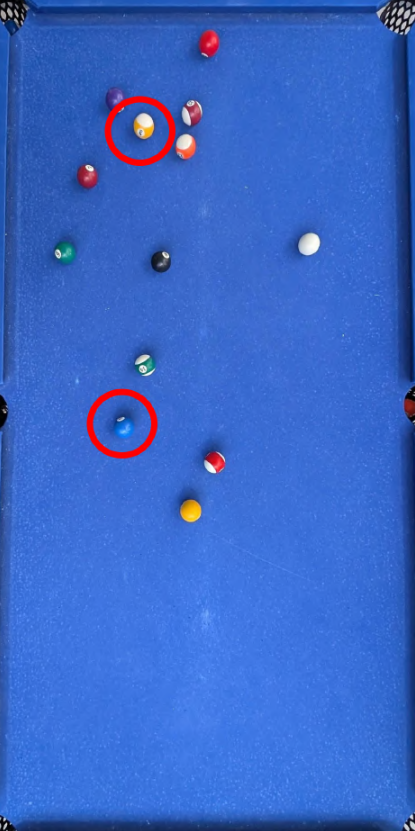
#> input picture img/HSV_lewe.png, 415 x 831 px
$ python -i transform.py   (imports and definitions only)
#> lines starting #> are read from the running program, lines starting #| are printed output that depends on the picture
#> further down, picture is the input picture: shape (831, 415, 3); mean B, G, R 198.9, 102.9, 57.7
import cv2 as cv
import numpy as np
import math
from PIL import Image
import pillow_heif

#### Transform ####
# img      - input image (required)
# res_w    - output width (default 1000)
# res_h    - output height (default 2000)
# returns the transformed image in BGR format ready for analysis
def transform(img, res_w=1000, res_h=2000):
#> called with res_w = 1000, res_h = 2000
    print("-----[Transform Photo]-----")

    # Check if image is valid
    if img is None:
        raise Exception("[TRANSFORM] Invalid image")
    print("[TRANSFORM] Image loaded")

    height, width = img.shape[:2]
#> height = 831; width = 415

    # Rotate image if it is landscape
    if width > height:
        img = cv.rotate(img, cv.ROTATE_90_CLOCKWISE)
        height, width = width, height

    # Convert to grayscale and extract edges
    gray = cv.cvtColor(img, cv.COLOR_BGR2GRAY)
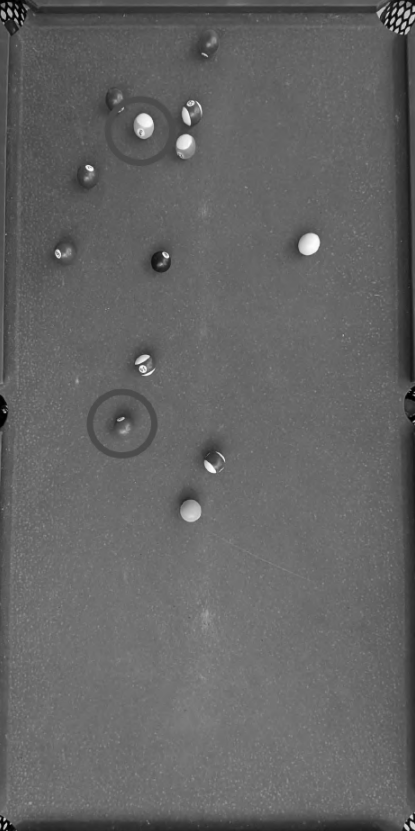
#> gray: shape (831, 415); min 0, max 253, mean 100.3
    blurred = cv.GaussianBlur(gray, (7, 7), 0)
    edges = cv.Canny(blurred, 170, 200)
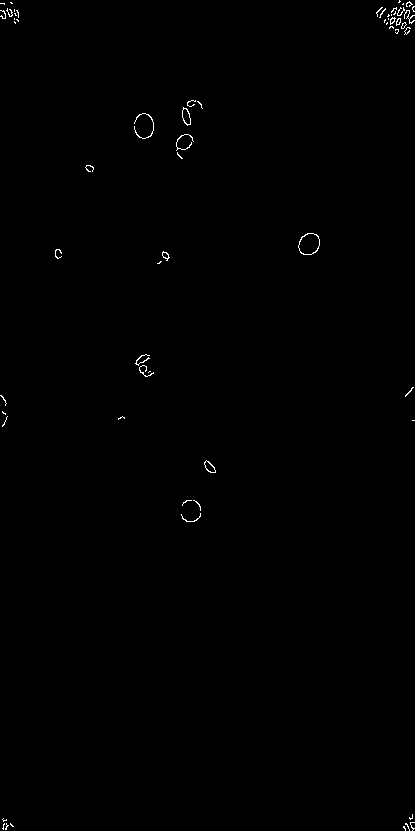
#> edges: shape (831, 415); 0.31% white in thin lines or dots

    # Detect circles (pockets) using Hough Transform
    circles = cv.HoughCircles(edges,
                              cv.HOUGH_GRADIENT,
                              dp=1.6,
                              minDist=500,
                              param1=30,
                              param2=30,
                              minRadius=70,
                              maxRadius=100)
#> circles = None

    if circles is None:
#> (the run stopped early here; a loop or call above may not have finished)

$ run again, on img/HSV_prawe.png
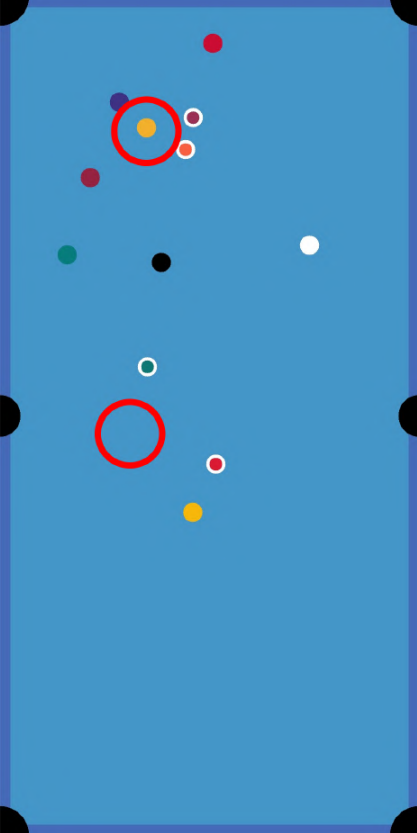
#> input picture img/HSV_prawe.png, 417 x 833 px
#> picture is the input picture: shape (833, 417, 3); mean B, G, R 194.7, 144.6, 69.6
#> in transform, `gray = cv.cvtColor(img, cv.COLOR_BGR2GRAY)`:
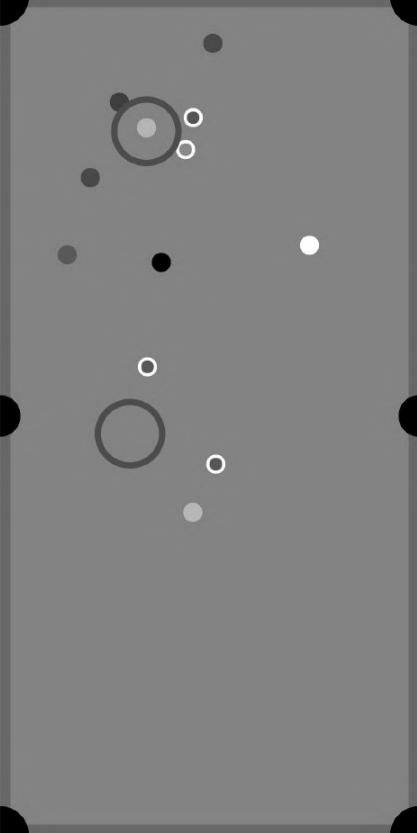
#> gray: shape (833, 417); min 0, max 255, mean 127.8
#> in transform, `edges = cv.Canny(blurred, 170, 200)`:
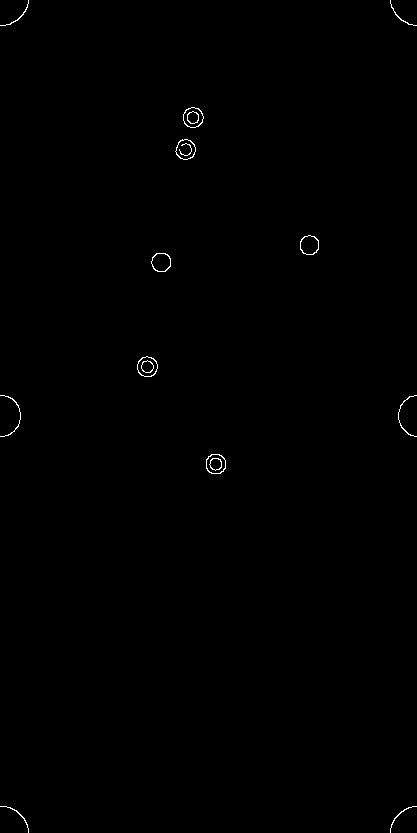
#> edges: shape (833, 417); 0.27% white in thin lines or dots
#> circles = None

$ run again, on img/dol.png
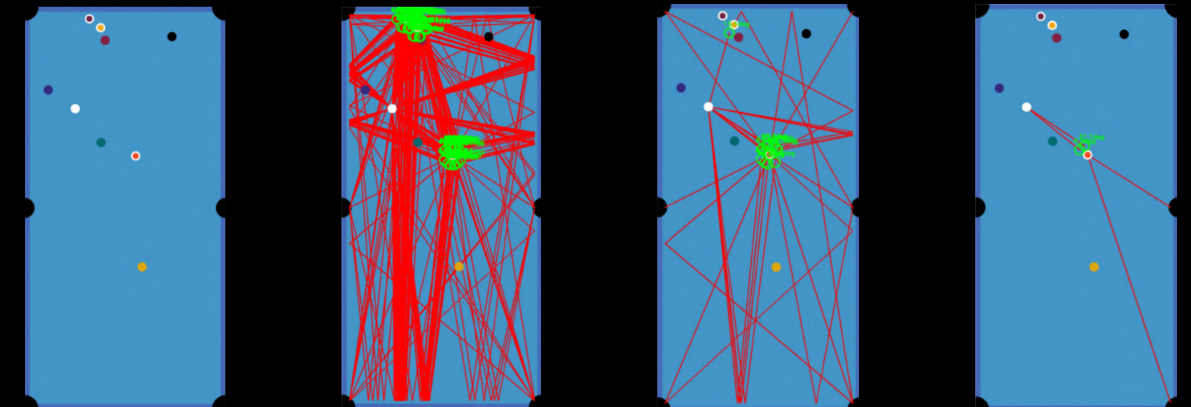
#> input picture img/dol.png, 4763 x 1625 px (shown at 1/4 size)
#> picture is the input picture: shape (1625, 4763, 3); mean B, G, R 114.6, 86.6, 57.8
#> in transform, `gray = cv.cvtColor(img, cv.COLOR_BGR2GRAY)`:
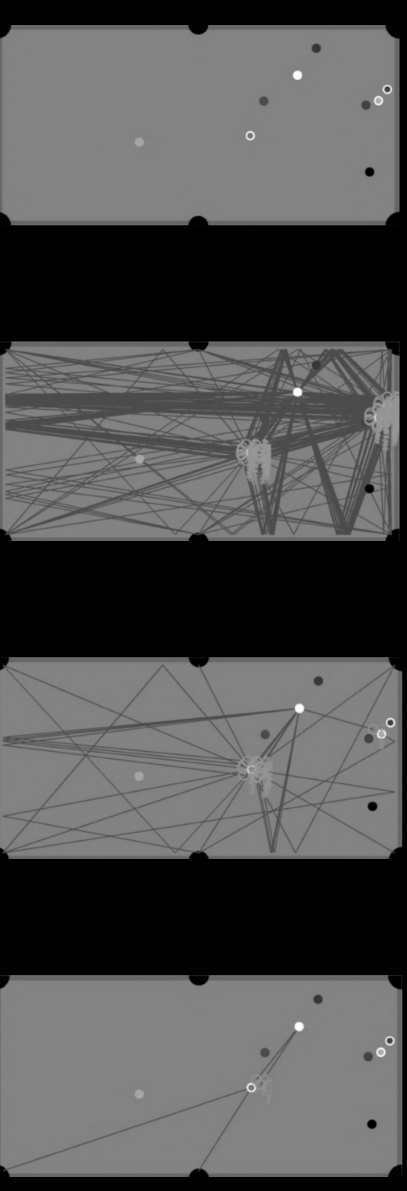
#> gray: shape (4763, 1625) (shown at 1/4 size); min 0, max 254, mean 81.1
#> in transform, `edges = cv.Canny(blurred, 170, 200)`:
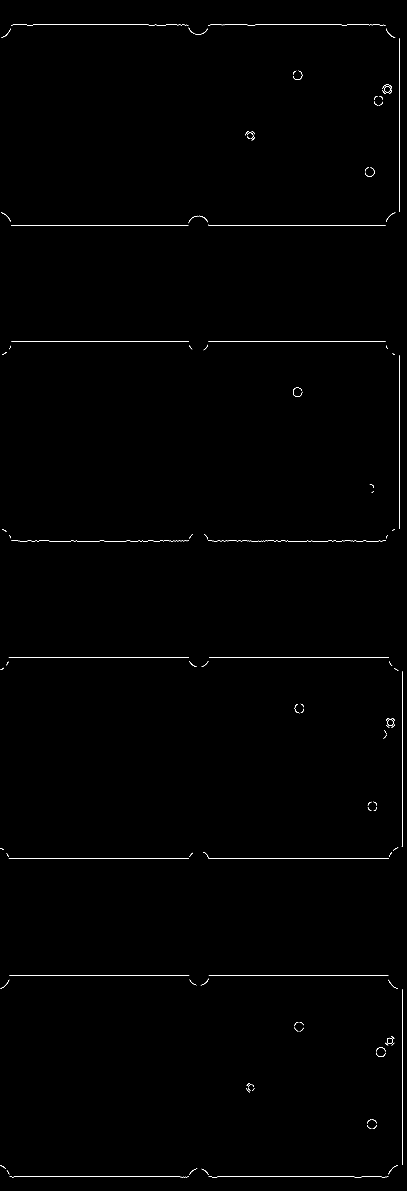
#> edges: shape (4763, 1625) (shown at 1/4 size); 0.23% white in thin lines or dots
#> circles = None
